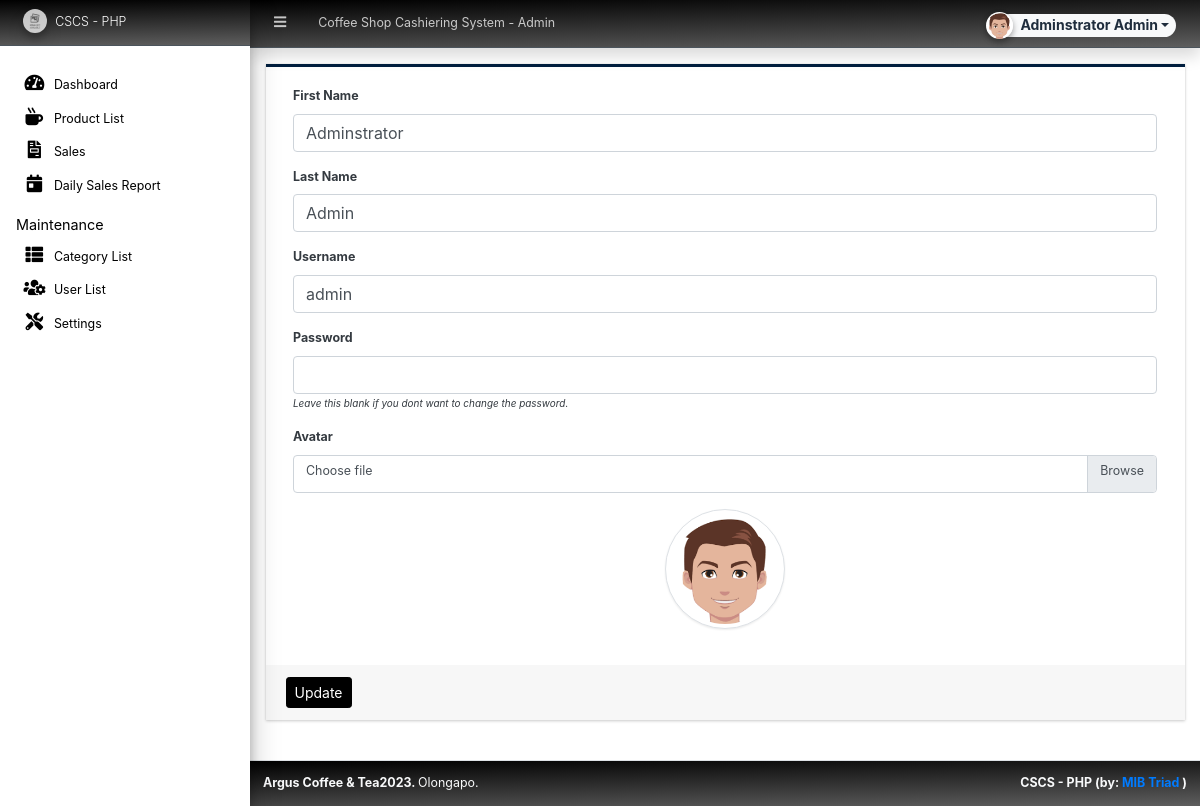
The app's page /admin/?page=user (signed in) with its own data.
### tables this page shows
CREATE TABLE `users` (
  `id` int(50) NOT NULL,
  `firstname` varchar(250) NOT NULL,
  `lastname` varchar(250) NOT NULL,
  `username` text NOT NULL,
  `password` text NOT NULL,
  `avatar` text DEFAULT NULL,
  `last_login` datetime DEFAULT NULL,
  `type` tinyint(1) NOT NULL DEFAULT 0,
  `date_added` datetime NOT NULL DEFAULT current_timestamp(),
  `date_updated` datetime DEFAULT current_timestamp() ON UPDATE current_timestamp()
);

### classes/DBConnection.php (called while the page is built, shortened)
<?php
class DBConnection{
    private $host = DB_SERVER;
    private $username = DB_USERNAME;
    private $password = DB_PASSWORD;
    private $database = DB_NAME;
    public $conn;
    public function __construct(){
        if (!isset($this->conn)) {
            $this->conn = new mysqli($this->host, $this->username, $this->password, $this->database);
        }
    }
}
?>

### classes/SystemSettings.php (called while the page is built, shortened)
<?php
class SystemSettings extends DBConnection{
	function userdata($field = ''){
		if(!empty($field)){
			if(isset($_SESSION['userdata'][$field]))
				return $_SESSION['userdata'][$field];
			else
				return null;
		}else{
			return false;
		}
	}
}
$_settings = new SystemSettings();
?>

### config.php (called while the page is built, shortened)
<?php
require_once('classes/DBConnection.php');
require_once('classes/SystemSettings.php');
function validate_image($file){
	if(!empty($file)){
        $ex = explode("?",$file);
        $file = $ex[0];
        $ts = isset($ex[1]) ? "?".$ex[1] : '';
		if(is_file(base_app.$file)){
			return base_url.$file.$ts;
		}else{
			return base_url.'dist/img/no-image-available.png';
		}
	}else{
		return base_url.'dist/img/no-image-available.png';
	}
}
?>

### admin/user/index.php (the view, shortened to what this page needs)
<?php
$user = $conn->query("SELECT * FROM users where id ='".$_settings->userdata('id')."'");
foreach($user->fetch_array() as $k =>$v){
	$meta[$k] = $v;
}
?>
<div class="card card-outline rounded-0 card-navy">
	<div class="card-body">
		<div class="container-fluid">
			<form action="" id="manage-user">
				<div class="form-group">
					<label for="name">First Name</label>
					<input type="text" name="firstname" id="firstname" class="form-control" value="<?php echo isset($meta['firstname']) ? $meta['firstname']: '' ?>" required>
				</div>
				<div class="form-group">
					<label for="name">Last Name</label>
					<input type="text" name="lastname" id="lastname" class="form-control" value="<?php echo isset($meta['lastname']) ? $meta['lastname']: '' ?>" required>
				</div>
				<div class="form-group">
					<label for="username">Username</label>
					<input type="text" name="username" id="username" class="form-control" value="<?php echo isset($meta['username']) ? $meta['username']: '' ?>" required  autocomplete="off">
				</div>
				<div class="form-group">
					<label for="password">Password</label>
					<input type="password" name="password" id="password" class="form-control" value="" autocomplete="off">
					<small><i>Leave this blank if you dont want to change the password.</i></small>
				</div>
				<div class="form-group">
					<label for="" class="control-label">Avatar</label>
					<div class="custom-file">
		              <label class="custom-file-label" for="customFile">Choose file</label>
		            </div>
				</div>
				<div class="form-group d-flex justify-content-center">
					<img src="<?php echo validate_image(isset($meta['avatar']) ? $meta['avatar'] :'') ?>" alt="" id="cimg" class="img-fluid img-thumbnail">
				</div>
			</form>
		</div>
	</div>
	<div class="card-footer">
			<div class="col-md-12">
				<div class="row">
					<button class="btn btn-sm btn-primary" form="manage-user">Update</button>
				</div>
			</div>
		</div>
</div>

### admin/user/index.php (style rules this page uses)
img#cimg { height: 15vh; width: 15vh; object-fit: cover; border-radius: 100% 100%; }

### records on screen
users: firstname "Adminstrator", lastname "Admin", username "admin", avatar (picture)

### other values on screen
$_settings->info('name') "Coffee Shop Cashiering System"
$_settings->userdata('firstname').' '.$_settings->userdata('lastname') "Adminstrator Admin"
$_settings->info('short_name') "CSCS - PHP"
